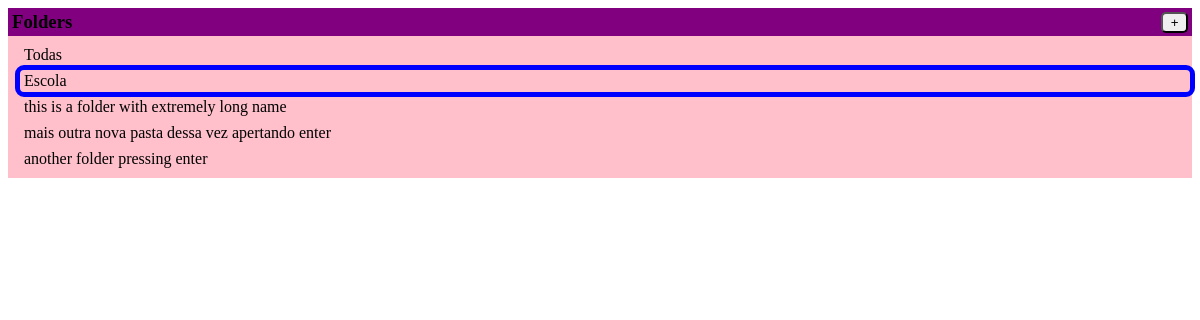
/folders (signed in), run on the app's committed database.
### folders/models.py (models this page shows, shortened)
class Folder (models.Model):
    user = models.ForeignKey(User, on_delete=models.CASCADE, null=True, blank=True, related_name='folders')
    folder_name = models.CharField(max_length=32)
    objects = models.Manager()
    def __str__(self):
        return self.folder_name

### folders/views.py (the view)
# urls.py: path('folders', views.folders, name="folders"),
def folders(req):
    return render(req, 'folders/folder_list.html', get_context(req, {}))

### folders/templates/folders/folder_list.html
{% extends 'folders/base.html' %}
{% block content %}
<div id="folders-wrapper">
    <div class="folders-header">
        <h3>Folders</h3>
        <button class="new-folder"
                hx-get="{% url 'new_folder_modal' %}"
                hx-target="#modal-wrapper"
                hx-swap="outerHTML"
        >
        +
        </button>
    </div>
    <ul class="folder-list">
        {% if current_folder is None %}
            {% include 'folders/folder-list-item.html' with selected=True %}
        {% else %}
            {% include 'folders/folder-list-item.html' with selected=False %}
        {% endif %}
        {% for folder in folders %}
            {% if folder.id is current_folder.id %}
                {% include 'folders/folder-list-item.html' with folder=folder selected=True %}
            {% else %}
                {% include 'folders/folder-list-item.html' with folder=folder selected=False %}
            {% endif %}
        {% endfor %}
    </ul>
</div>
{% endblock %}

### folders/templates/folders/folder-list-item.html (shortened to what this page needs)
{% if folder is None %}
    {% if selected is True %}
    <div class="folder-list-item selected">
    {% else %}
    <div class="folder-list-item"
         hx-get="{% url 'all' %}"
         hx-target="#content-area"
         _="on htmx:afterRequest x_scroll_apply()"
    >
    {% endif %}
        Todas
{% else %}
    {% if selected is True %}
    <div class="folder-list-item selected">
    {% else %}
    <div class="folder-list-item"
         hx-get="{% url 'open' folder.pk %}"
         hx-target="#content-area"
         _="on htmx:afterRequest x_scroll_apply()"
    >
    {% endif %}
        {{ folder.folder_name }}
{% endif %}
</div>

### static/folders/css/styles.css (style rules this page uses)
.folders-header { background: purple; height: 1.25em; padding: .25em .25em; display: flex; justify-content: space-between; align-items: center; }
.new-folder { cursor: pointer; width: 2em; border-radius: .375em; }
.folder-list { background: pink; margin: 0; padding: .25em 0 .25em .5em; }
.folder-list-item { cursor: pointer; margin: .25em .125em .25em .25em; padding: .125em .25em; display: flex; justify-content: space-between; border-radius: .25em; }
.selected { cursor: unset; outline: 5px blue solid; }

### data on the page
Folder: folder_name "Escola"
Folder: folder_name "this is a folder with extremely long name"
Folder: folder_name "mais outra nova pasta dessa vez apertando enter"
Folder: folder_name "another folder pressing enter"
